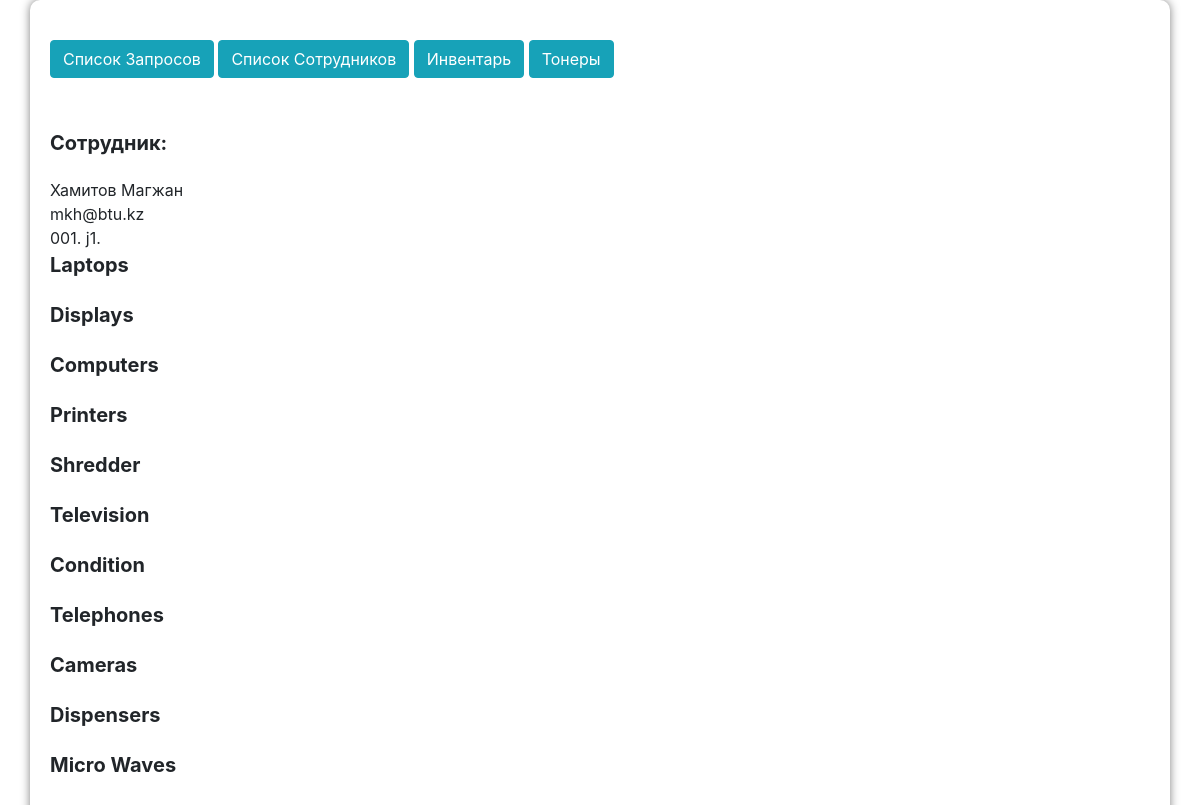
Before: /post/44/ (signed in) with the older database file.
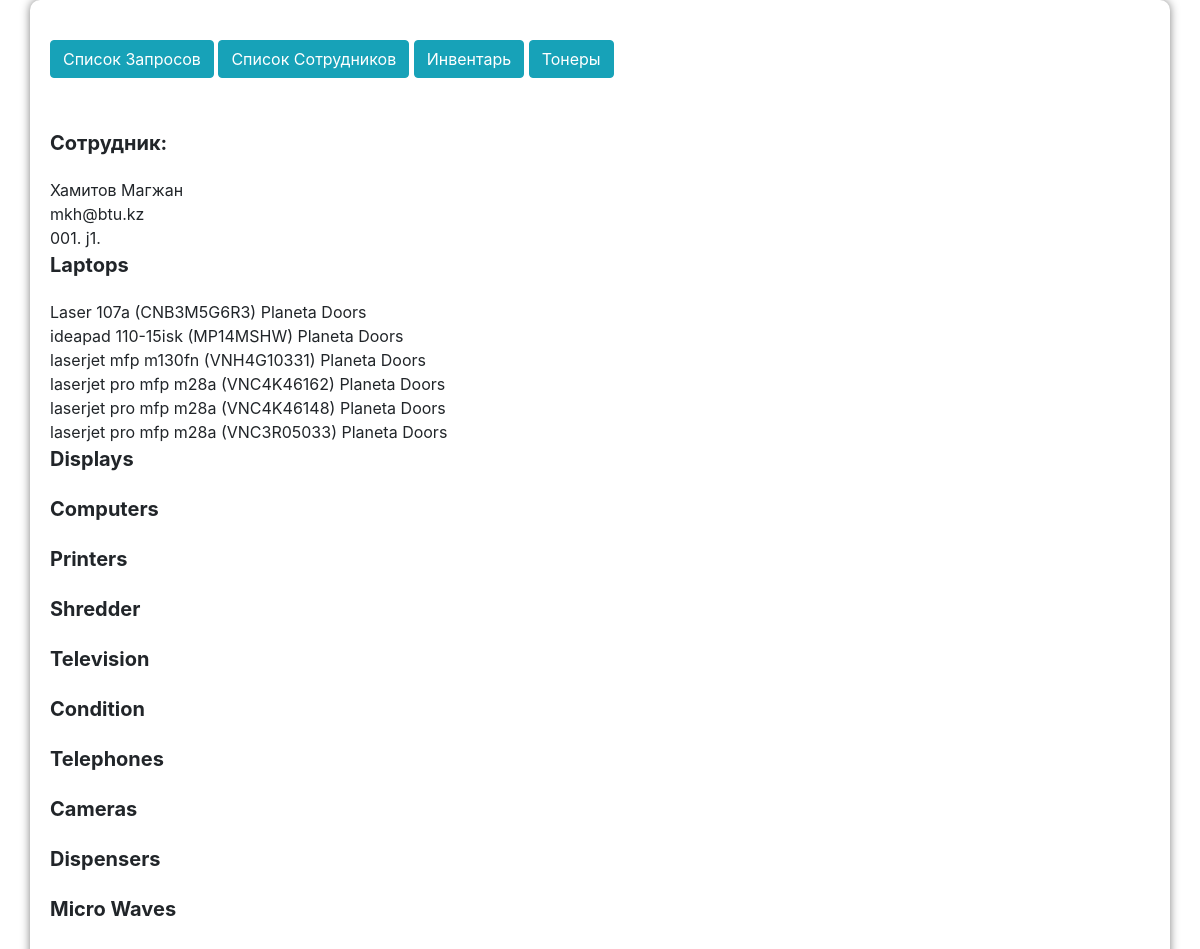
After: the same page with the newer database file.
### blog/models.py (models this page shows, shortened)
class Laptop(models.Model):
    brand = models.ForeignKey('Brand', on_delete=models.CASCADE, null=True, blank=True)
    name = models.CharField('Модель', max_length=200, default='')
    company = models.CharField('Компания',
        max_length=2,
        choices=companyChoice,
        default='pd',
    )
    family = models.CharField('Тип Техники',
        max_length=2,
        choices=techChoice,
        default='t1',
    )
    inventNumber = models.CharField('Инвентаризационный Номер', max_length=200, default='')
    serialNumber = models.CharField('Серийный Номер', max_length=200, default='')
    owner = models.ForeignKey('Worker', on_delete=models.CASCADE, null=True, blank=True)
    def __str__(self):
        return self.name + ' (' + self.serialNumber + ') '

### blog/views.py (the view)
# urls.py: path('post/<int:pk>/', views.post_detail, name='post_detail'),
def post_detail(request, pk):
    post = get_object_or_404(Worker, pk=pk)
    notebooks = Laptop.objects.order_by('name')
    printers = Printer.objects.order_by('name')
    shredders = Shredder.objects.order_by('name')
    televisions = Television.objects.order_by('name')
    conditions = Condition.objects.order_by('name')
    telephones = Telephone.objects.order_by('name')
    cameras = Camera.objects.order_by('name')
    dispensers = Dispenser.objects.order_by('name')
    microwaves = Microwave.objects.order_by('name')
    displays = Display.objects.order_by('name')
    computers = Computer.objects.order_by('name')
    return render(request, 'blog/post_detail.html', {'post': post, 'notebooks': notebooks, 'printers': printers, 'shredders': shredders, 'televisions': televisions, 'conditions': conditions, 'telephones': telephones, 'cameras': cameras, 'dispensers': dispensers, 'microwaves': microwaves, 'displays': displays, 'computers': computers})

### blog/templates/blog/post_detail.html (shortened to what this page needs)
{% extends 'blog/base.html' %}
    {% block content %}
        {% if user.is_authenticated %}
            {% if post %}
            <div class="list">
                <div class="item">
                   <div class="title">
                        Сотрудник:
                   </div>
                    {{ post.surname }} {{ post.name }}</div>
                    {{ post.email }}
                    <div class="info">
                            {% if post.company == 'pd' %}
                                001.
                                {% elif post.company == 'ar' %}
                                    002.
                                    {% elif post.company == 'bt' %}
                                        003.
                                        {% elif post.company == 'ts' %}
                                            004.
                                            {% elif post.company == 'ki' %}
                                                005.
                                                {% elif post.company == 'co' %}
                                                    co.
                                                    {% else %}
                                                        un.
                            {% endif %}
                            {{ post.job }}.
                    </div>
                <div class="item">
                    <div class="title">Laptops</div>
                    {% for notebook in notebooks %}
                        {% if notebook.owner == post %}
                            {{ notebook }} {{ notebook.get_company_display  }} <br>
                        {% endif %}
                    {% endfor %}
                </div>
                <div class="item">
                    <div class="title">Displays</div>
                </div>
                <div class="item">
                    <div class="title">Computers</div>
                </div>
                <div class="item">
                    <div class="title">Printers</div>
                </div>
                <div class="item">
                    <div class="title">Shredder</div>
                </div>
                <div class="item">
                    <div class="title">Television</div>
                </div>
                <div class="item">
                    <div class="title">Condition</div>
                </div>
                <div class="item">
                    <div class="title">Telephones</div>
                </div>
                <div class="item">
                    <div class="title">Cameras</div>
                </div>
                <div class="item">
                    <div class="title">Dispensers</div>
                </div>
                <div class="item">
                    <div class="title">Micro Waves</div>
                </div>
            </div>
            {% endif %}
        {% else %}
            <a href="/accounts/login/">Login</a>
        {% endif %}
    {% endblock %}

Changed rows visible on the page:
added Laptop: name+serialNumber "Laser 107a (CNB3M5G6R3)", company "Planeta Doors"
added Laptop: name+serialNumber "ideapad 110-15isk (MP14MSHW)", company "Planeta Doors"
added Laptop: name+serialNumber "laserjet mfp m130fn (VNH4G10331)", company "Planeta Doors"
added Laptop: name+serialNumber "laserjet pro mfp m28a (VNC4K46162)", company "Planeta Doors"
added Laptop: name+serialNumber "laserjet pro mfp m28a (VNC4K46148)", company "Planeta Doors"
added Laptop: name+serialNumber "laserjet pro mfp m28a (VNC3R05033)", company "Planeta Doors"
